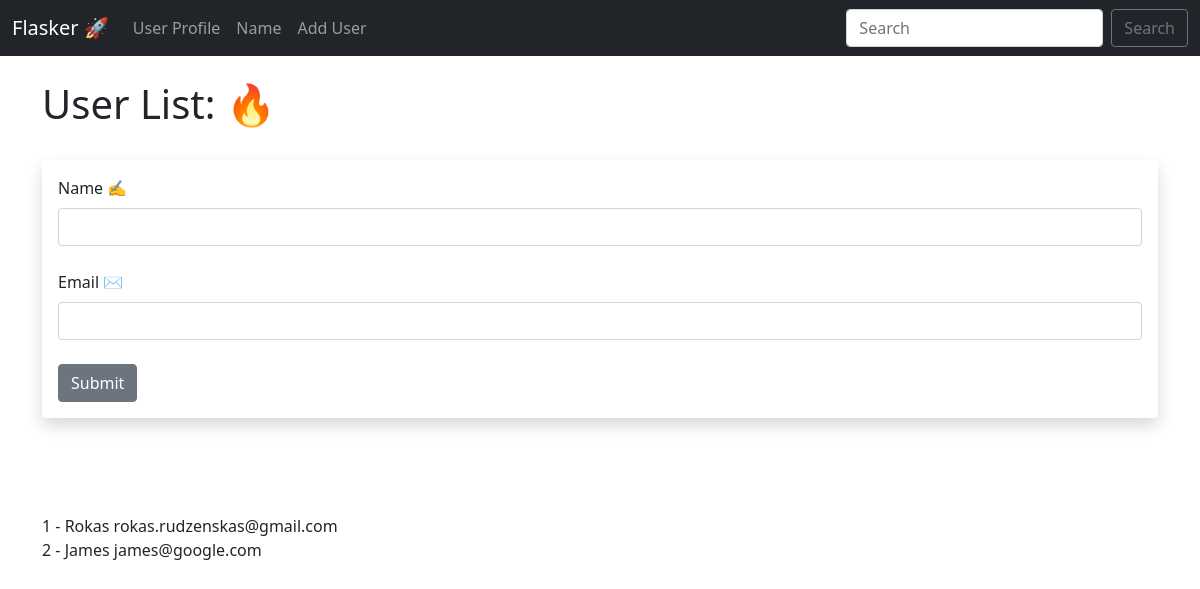
The page /user/add on the database as committed earlier.
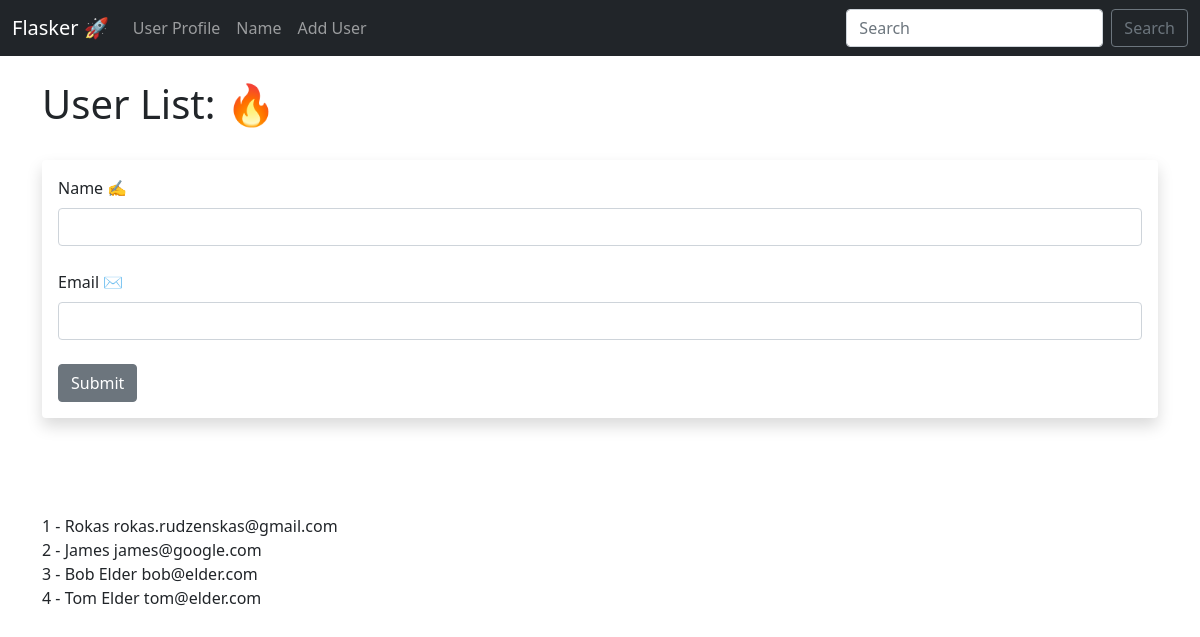
The same page on the database as committed later.
### hello.py (models this page shows, shortened)
class Users(db.Model):
    id = db.Column(db.Integer, primary_key=True)
    name = db.Column(db.String(200), nullable=False)
    email = db.Column(db.String(200), nullable=False, unique=True)
    data_added = db.Column(db.DateTime, default=datetime.utcnow)

### hello.py (the view, shortened to what this page needs)
@app.route('/user/add', methods=["GET", "POST"])
def add_user():
    name = None
    form = UserForm()
    our_users = Users.query.order_by(Users.data_added)
    return render_template('add_user.html', form=form, name=name, our_users=our_users)

### hello.py
class UserForm(FlaskForm):
    name = StringField("Name ✍️", validators=[DataRequired()])
    email = StringField("Email ✉️️", validators=[DataRequired()])
    submit = SubmitField("Submit")

### templates/add_user.html (shortened to what this page needs)
{% extends 'base.html' %}
{% block content %}
  {% if name %}
    <h1>User Added 👉 {{ name }} 🥰</h1>
    <br><br>
    {% for our_user in our_users %}
        {{our_user.id}} - {{our_user.name}}
        {{our_user.email}}<br>
    {% endfor %}
<br>
  {% else %}
    <h1>User List: 🔥</h1>
<br>
<div class="shadow p-3 mb-5 bg-body rounded">
<form action="" method="POST">
 {{ form.name.label(
    class="form-label") }}
 {{ form.name(
    class="form-control") }}
    <br>
 {{ form.email.label(
    class="form-label") }}
 {{ form.email(
    class="form-control") }}
 <br>
 {{ form.submit(
    class="btn btn-secondary") }}
</form>
</div>
<br><br>
{% for our_user in our_users %}
    {{our_user.id}} - {{our_user.name}}
    {{our_user.email}}<br>
{% endfor %}
  {% endif %}
 {% endblock %}

### templates/base.html (shortened to what this page needs)
<!doctype html>
<html lang="en">
  <head>
    <link href="https://cdn.jsdelivr.net/npm/bootstrap@5.0.0-beta3/dist/css/bootstrap.min.css" rel="stylesheet">
    <link rel="stylesheet" href="{{ url_for('static', filename='css/style.css') }}">
  </head>
  <body>
  {% include 'navbar.html' %}
  <br>
  <div class="container">
    {% block content %}
    {% endblock %}
    </div>
  </body>
</html>

### templates/navbar.html (shortened to what this page needs)
 <nav class="navbar navbar-expand-lg navbar-dark bg-dark">
  <div class="container-fluid">
    <a class="navbar-brand" href="{{ url_for('index') }}">Flasker 🚀</a>
    <div class="collapse navbar-collapse" id="navbarSupportedContent">
      <ul class="navbar-nav me-auto mb-2 mb-lg-0">
        <li class="nav-item">
          <a class="nav-link" href="{{ url_for('user', name='Rokas')}}">User Profile</a>
        </li>
           <li class="nav-item">
          <a class="nav-link" href="{{ url_for('name')}}">Name</a>
        </li>
                <li class="nav-item">
          <a class="nav-link" href="{{ url_for('add_user')}}">Add User</a>
        </li>
      </ul>
      <form class="d-flex">
        <input class="form-control me-2" type="search" placeholder="Search" aria-label="Search">
        <button class="btn btn-outline-secondary" type="submit">Search</button>
      </form>
    </div>
  </div>
</nav>

Rows that differ between the two databases and show on the page:
added Users: id "3", name "Bob Elder", email "bob@elder.com"
added Users: id "4", name "Tom Elder", email "tom@elder.com"
